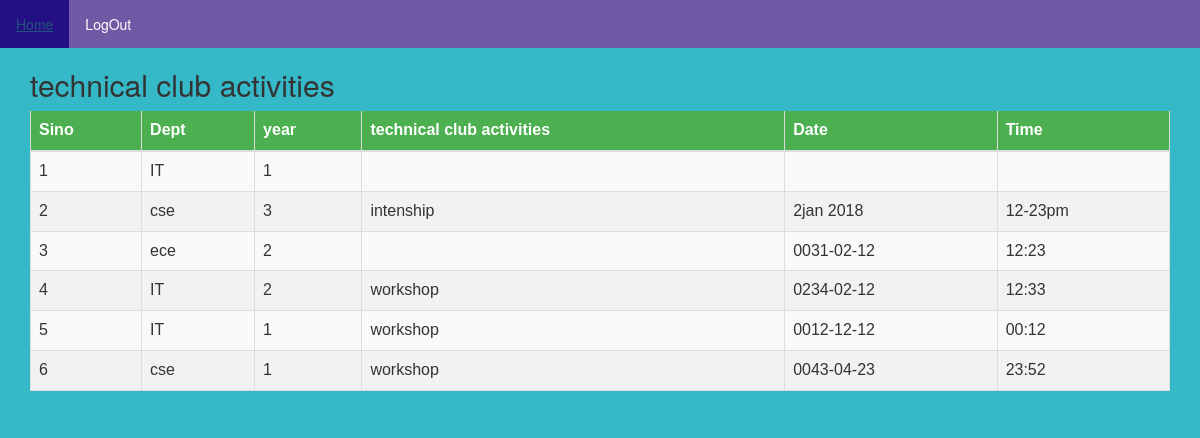
The page /tview.php on the database its author committed.
### tables this page shows
CREATE TABLE `tc` (
  `pid` int(100) NOT NULL,
  `department` varchar(100) NOT NULL,
  `year` int(100) NOT NULL,
  `technical club activities` varchar(100) NOT NULL,
  `date` varchar(100) NOT NULL,
  `time` varchar(100) NOT NULL
);

### tview.php (the view, shortened to what this page needs)
<html lang="en">
<head>
  <link rel="stylesheet" href="https://maxcdn.bootstrapcdn.com/bootstrap/3.3.7/css/bootstrap.min.css">
 </head>
 <body>
<ul>
<li><a href="AllViewedit.html">Home</a></li>
<li><a href="logout.php">LogOut</a></li>
</ul>
<div class="container">
  <h2>technical club activities </h2>
  <table class="table table-striped">
    <thead>
      <tr>
        <th>Sino</th>
        <th>Dept</th>
	<th>year</th>
        <th>technical club activities</th>
	<th>Date</th>
	<th>Time</th>
      </tr>
    </thead>
    <tbody>
      <tr>
<?php
 include 'db.php';
$r=mysqli_query($c,"select * from tc");
while ($row=mysqli_fetch_row($r))
{
echo "<td>".$row[0]."</td>";
echo "<td>".$row[1]." </td>";
echo "<td> ".$row[2]."</td>";
echo "<td> ".$row[3]."</td>";
echo "<td> ".$row[4]."</td>";
echo "<td> ".$row[5]."</td>";
echo  "</tr>";
}
?>
    </tbody>
  </table>
</div>
</body>
</html>

### tview.php (style rules this page uses)
body { background: #2db7c6f5; }
ul { list-style-type: none; margin: 0; padding: 0; overflow: hidden; background-color: #893699ba; }
li { float: left; }
li a { display: inline-block; color: white; text-align: center; padding: 14px 16px; text-decoration: none; }
table { font-family: "Trebuchet MS", Arial, Helvetica, sans-serif; border-collapse: collapse; width: 100%; }
td,th { border: 1px solid #ddd; padding: 8px; }
tr { background-color: #f2f2f2; }
th { padding-top: 12px; padding-bottom: 12px; text-align: left; background-color: #4CAF50; color: white; }

### rows shown on the page
tc: pid "1", department "IT", year "1"
tc: pid "2", department "cse", year "3", technical club activities "intenship", date "2jan 2018", time "12-23pm"
tc: pid "3", department "ece", year "2", date "0031-02-12", time "12:23"
tc: pid "4", department "IT", year "2", technical club activities "workshop", date "0234-02-12", time "12:33"
tc: pid "5", department "IT", year "1", technical club activities "workshop", date "0012-12-12", time "00:12"
tc: pid "6", department "cse", year "1", technical club activities "workshop", date "0043-04-23", time "23:52"
